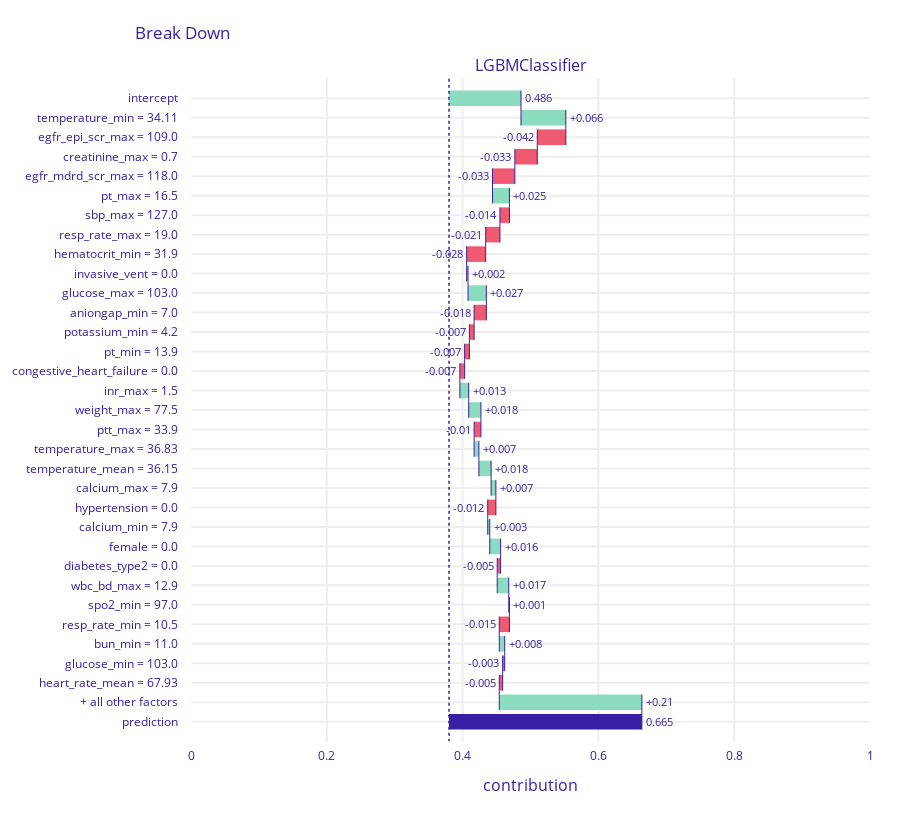
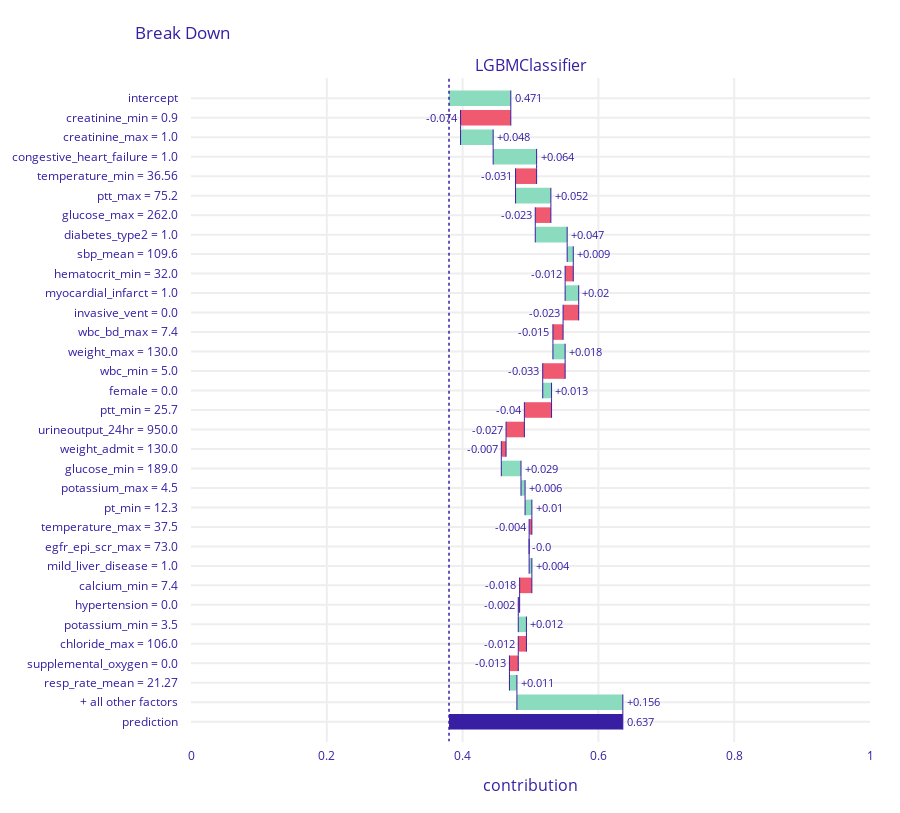
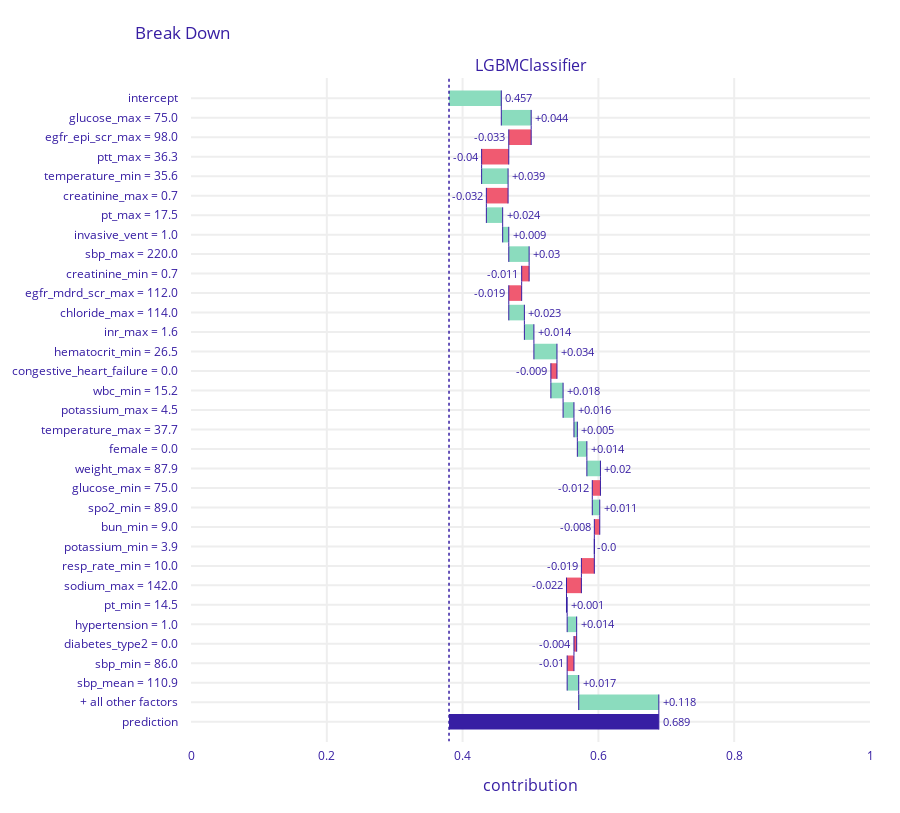
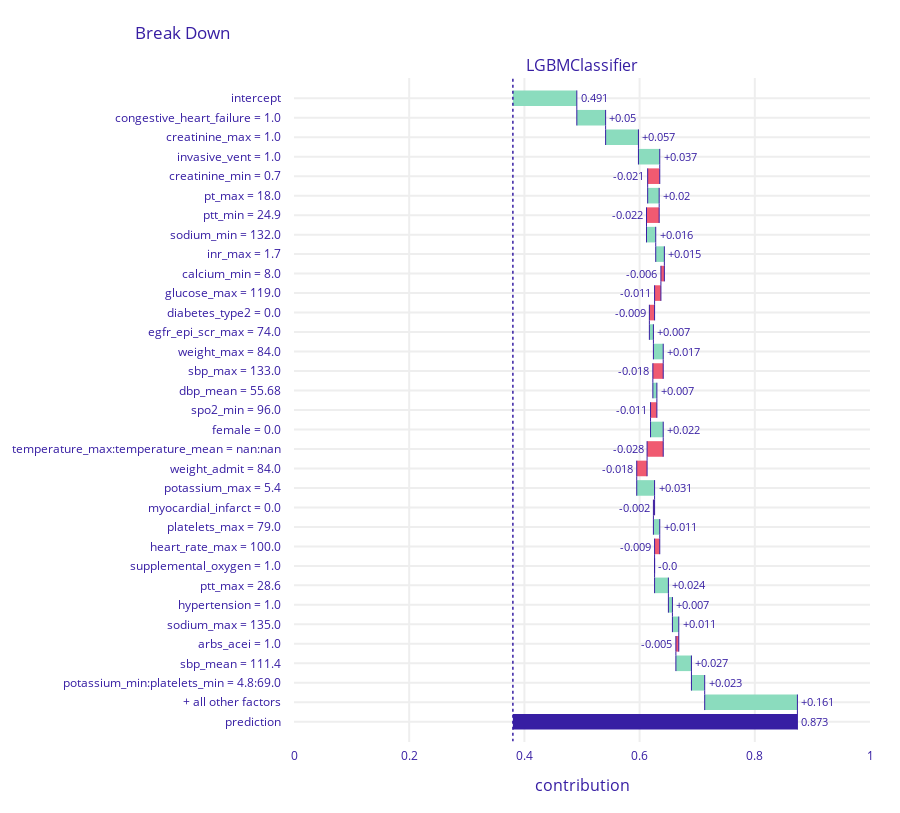

The cell these charts' notebook holds for them, in order:
### Markdown cell above
## Break-down plot using Dalex(the main local XAI in the study)

### Code cell
import random
random.seed(42)
rand_list = random.sample(range(0, df_FP.shape[0]), 10)

clf_threshold = 0.38
import dalex as dx

# error_df = {"df_TN":df_TN, "df_FP":df_FP, "df_TP":df_TP, "df_FN":df_FN}
error_df = {"df_FP":df_FP}

for k,df in error_df.items():
    df_shap = df.drop(['y_pred','y_actual','error_category'], axis=1)

    for row_number in rand_list:
        print("Using DALEX on false positive instance with row number: "+str(row_number))
        exp.predict_parts(df_shap.iloc[[row_number]], N=100).plot(min_max=[0,1], max_vars=30, baseline=clf_threshold)

### Figure 1 — Plotly figure (JSON) as saved in the notebook; plotly's stock layout.template omitted (floating-point values rounded to 4 significant figures)
{"data": [{"base": 0.38, "connector": {"line": {"color": "#371ea3", "dash": "solid", "width": 1}, "mode": "spanning"}, "decreasing": {"marker": {"color": "#f05a71"}}, "hoverinfo": "text+delta", "hoverlabel": {"bgcolor": "rgba(0,0,0,0.8)"}, "hovertext": ["Average response: 0.486<br>Prediction: 0.665", "temperature_min = 34.11<br>increases average response by", "egfr_epi_scr_max = 109.0<br>decreases average response by", "creatinine_max = 0.7<br>decreases average response by", "egfr_mdrd_scr_max = 118.0<br>decreases average response by", "pt_max = 16.5<br>increases average response by", "sbp_max = 127.0<br>decreases average response by", "resp_rate_max = 19.0<br>decreases average response by", "hematocrit_min = 31.9<br>decreases average response by", "invasive_vent = 0.0<br>increases average response by", "glucose_max = 103.0<br>increases average response by", "aniongap_min = 7.0<br>decreases average response by", "potassium_min = 4.2<br>decreases average response by", "pt_min = 13.9<br>decreases average response by", "congestive_heart_failure = 0.0<br>decreases average response by", "inr_max = 1.5<br>increases average response by", "weight_max = 77.5<br>increases average response by", "ptt_max = 33.9<br>decreases average response by", "temperature_max = 36.83<br>increases average response by", "temperature_mean = 36.15<br>increases average response by", "calcium_max = 7.9<br>increases average response by", "hypertension = 0.0<br>decreases average response by", "calcium_min = 7.9<br>increases average response by", "female = 0.0<br>increases average response by", "diabetes_type2 = 0.0<br>decreases average response by", "wbc_bd_max = 12.9<br>increases average response by", "spo2_min = 97.0<br>increases average response by", "resp_rate_min = 10.5<br>decreases average response by", "bun_min = 11.0<br>increases average response by", "glucose_min = 103.0<br>decreases average response by", "heart_rate_mean = 67.93<br>decreases average response by", "+ all other factors<br>increases average response by", "Average response: 0.486<br>Prediction: 0.665"], "increasing": {"marker": {"color": "#8bdcbe"}}, "measure": ["relative", "relative", "relative", "relative", "relative", "relative", "relative", "relative", "relative", "relative", "relative", "relative", "relative", "relative", "relative", "relative", "relative", "relative", "relative", "relative", "relative", "relative", "relative", "relative", "relative", "relative", "relative", "relative", "relative", "relative", "relative", "relative", "total"], "orientation": "h", "showlegend": false, "text": ["0.486", "+0.066", "-0.042", "-0.033", "-0.033", "+0.025", "-0.014", "-0.021", "-0.028", "+0.002", "+0.027", "-0.018", "-0.007", "-0.007", "-0.007", "+0.013", "+0.018", "-0.01", "+0.007", "+0.018", "+0.007", "-0.012", "+0.003", "+0.016", "-0.005", "+0.017", "+0.001", "-0.015", "+0.008", "-0.003", "-0.005", "+0.21", "0.665"], "textposition": "outside", "totals": {"marker": {"color": "#371ea3"}}, "type": "waterfall", "x": [0.106, 0.066, -0.042, -0.033, -0.033, 0.025, -0.014, -0.021, -0.028, 0.002, 0.027, -0.018, -0.007, -0.007, -0.007, 0.013, 0.018, -0.01, 0.007, 0.018, 0.007, -0.012, 0.003, 0.016, -0.005, 0.017, 0.001, -0.015, 0.008, -0.003, -0.005, 0.21, 0.285], "xaxis": "x", "y": ["intercept", "temperature_min = 34.11", "egfr_epi_scr_max = 109.0", "creatinine_max = 0.7", "egfr_mdrd_scr_max = 118.0", "pt_max = 16.5", "sbp_max = 127.0", "resp_rate_max = 19.0", "hematocrit_min = 31.9", "invasive_vent = 0.0", "glucose_max = 103.0", "aniongap_min = 7.0", "potassium_min = 4.2", "pt_min = 13.9", "congestive_heart_failure = 0.0", "inr_max = 1.5", "weight_max = 77.5", "ptt_max = 33.9", "temperature_max = 36.83", "temperature_mean = 36.15", "calcium_max = 7.9", "hypertension = 0.0", "calcium_min = 7.9", "female = 0.0", "diabetes_type2 = 0.0", "wbc_bd_max = 12.9", "spo2_min = 97.0", "resp_rate_min = 10.5", "bun_min = 11.0", "glucose_min = 103.0", "heart_rate_mean = 67.93", "+ all other factors", "prediction"], "yaxis": "y"}], "layout": {"annotations": [{"font": {"size": 16}, "showarrow": false, "text": "LGBMClassifier", "x": 0.5, "xanchor": "center", "xref": "paper", "y": 1, "yanchor": "bottom", "yref": "paper"}, {"font": {"size": 16}, "showarrow": false, "text": "contribution", "x": 0.5, "xanchor": "center", "xref": "paper", "y": 0, "yanchor": "top", "yref": "paper", "yshift": -30}], "font": {"color": "#371ea3"}, "height": 813, "margin": {"b": 71, "r": 30, "t": 78}, "shapes": [{"line": {"color": "#371ea3", "dash": "dot", "width": 1.5}, "type": "line", "x0": 0.38, "x1": 0.38, "xref": "x", "y0": -1, "y1": 33, "yref": "y"}], "title": {"text": "Break Down", "x": 0.15}, "xaxis": {"anchor": "y", "automargin": true, "domain": [0, 1], "fixedrange": true, "gridwidth": 2, "range": [0, 1], "tickcolor": "white", "ticklen": 3, "ticks": "outside", "type": "linear", "zeroline": false}, "yaxis": {"anchor": "x", "automargin": true, "autorange": "reversed", "domain": [0, 1], "fixedrange": true, "gridwidth": 2, "tickcolor": "white", "ticklen": 10, "ticks": "outside", "type": "category"}}}

### Figure 2 — Plotly figure (JSON) as saved in the notebook; plotly's stock layout.template omitted (floating-point values rounded to 4 significant figures)
{"data": [{"base": 0.38, "connector": {"line": {"color": "#371ea3", "dash": "solid", "width": 1}, "mode": "spanning"}, "decreasing": {"marker": {"color": "#f05a71"}}, "hoverinfo": "text+delta", "hoverlabel": {"bgcolor": "rgba(0,0,0,0.8)"}, "hovertext": ["Average response: 0.471<br>Prediction: 0.637", "creatinine_min = 0.9<br>decreases average response by", "creatinine_max = 1.0<br>increases average response by", "congestive_heart_failure = 1.0<br>increases average response by", "temperature_min = 36.56<br>decreases average response by", "ptt_max = 75.2<br>increases average response by", "glucose_max = 262.0<br>decreases average response by", "diabetes_type2 = 1.0<br>increases average response by", "sbp_mean = 109.6<br>increases average response by", "hematocrit_min = 32.0<br>decreases average response by", "myocardial_infarct = 1.0<br>increases average response by", "invasive_vent = 0.0<br>decreases average response by", "wbc_bd_max = 7.4<br>decreases average response by", "weight_max = 130.0<br>increases average response by", "wbc_min = 5.0<br>decreases average response by", "female = 0.0<br>increases average response by", "ptt_min = 25.7<br>decreases average response by", "urineoutput_24hr = 950.0<br>decreases average response by", "weight_admit = 130.0<br>decreases average response by", "glucose_min = 189.0<br>increases average response by", "potassium_max = 4.5<br>increases average response by", "pt_min = 12.3<br>increases average response by", "temperature_max = 37.5<br>decreases average response by", "egfr_epi_scr_max = 73.0<br>decreases average response by", "mild_liver_disease = 1.0<br>increases average response by", "calcium_min = 7.4<br>decreases average response by", "hypertension = 0.0<br>decreases average response by", "potassium_min = 3.5<br>increases average response by", "chloride_max = 106.0<br>decreases average response by", "supplemental_oxygen = 0.0<br>decreases average response by", "resp_rate_mean = 21.27<br>increases average response by", "+ all other factors<br>increases average response by", "Average response: 0.471<br>Prediction: 0.637"], "increasing": {"marker": {"color": "#8bdcbe"}}, "measure": ["relative", "relative", "relative", "relative", "relative", "relative", "relative", "relative", "relative", "relative", "relative", "relative", "relative", "relative", "relative", "relative", "relative", "relative", "relative", "relative", "relative", "relative", "relative", "relative", "relative", "relative", "relative", "relative", "relative", "relative", "relative", "relative", "total"], "orientation": "h", "showlegend": false, "text": ["0.471", "-0.074", "+0.048", "+0.064", "-0.031", "+0.052", "-0.023", "+0.047", "+0.009", "-0.012", "+0.02", "-0.023", "-0.015", "+0.018", "-0.033", "+0.013", "-0.04", "-0.027", "-0.007", "+0.029", "+0.006", "+0.01", "-0.004", "-0.0", "+0.004", "-0.018", "-0.002", "+0.012", "-0.012", "-0.013", "+0.011", "+0.156", "0.637"], "textposition": "outside", "totals": {"marker": {"color": "#371ea3"}}, "type": "waterfall", "x": [0.091, -0.074, 0.048, 0.064, -0.031, 0.052, -0.023, 0.047, 0.009, -0.012, 0.02, -0.023, -0.015, 0.018, -0.033, 0.013, -0.04, -0.027, -0.007, 0.029, 0.006, 0.01, -0.004, 0, 0.004, -0.018, -0.002, 0.012, -0.012, -0.013, 0.011, 0.156, 0.257], "xaxis": "x", "y": ["intercept", "creatinine_min = 0.9", "creatinine_max = 1.0", "congestive_heart_failure = 1.0", "temperature_min = 36.56", "ptt_max = 75.2", "glucose_max = 262.0", "diabetes_type2 = 1.0", "sbp_mean = 109.6", "hematocrit_min = 32.0", "myocardial_infarct = 1.0", "invasive_vent = 0.0", "wbc_bd_max = 7.4", "weight_max = 130.0", "wbc_min = 5.0", "female = 0.0", "ptt_min = 25.7", "urineoutput_24hr = 950.0", "weight_admit = 130.0", "glucose_min = 189.0", "potassium_max = 4.5", "pt_min = 12.3", "temperature_max = 37.5", "egfr_epi_scr_max = 73.0", "mild_liver_disease = 1.0", "calcium_min = 7.4", "hypertension = 0.0", "potassium_min = 3.5", "chloride_max = 106.0", "supplemental_oxygen = 0.0", "resp_rate_mean = 21.27", "+ all other factors", "prediction"], "yaxis": "y"}], "layout": {"annotations": [{"font": {"size": 16}, "showarrow": false, "text": "LGBMClassifier", "x": 0.5, "xanchor": "center", "xref": "paper", "y": 1, "yanchor": "bottom", "yref": "paper"}, {"font": {"size": 16}, "showarrow": false, "text": "contribution", "x": 0.5, "xanchor": "center", "xref": "paper", "y": 0, "yanchor": "top", "yref": "paper", "yshift": -30}], "font": {"color": "#371ea3"}, "height": 813, "margin": {"b": 71, "r": 30, "t": 78}, "shapes": [{"line": {"color": "#371ea3", "dash": "dot", "width": 1.5}, "type": "line", "x0": 0.38, "x1": 0.38, "xref": "x", "y0": -1, "y1": 33, "yref": "y"}], "title": {"text": "Break Down", "x": 0.15}, "xaxis": {"anchor": "y", "automargin": true, "domain": [0, 1], "fixedrange": true, "gridwidth": 2, "range": [0, 1], "tickcolor": "white", "ticklen": 3, "ticks": "outside", "type": "linear", "zeroline": false}, "yaxis": {"anchor": "x", "automargin": true, "autorange": "reversed", "domain": [0, 1], "fixedrange": true, "gridwidth": 2, "tickcolor": "white", "ticklen": 10, "ticks": "outside", "type": "category"}}}

### Figure 3 — Plotly figure (JSON) as saved in the notebook; plotly's stock layout.template omitted (floating-point values rounded to 4 significant figures)
{"data": [{"base": 0.38, "connector": {"line": {"color": "#371ea3", "dash": "solid", "width": 1}, "mode": "spanning"}, "decreasing": {"marker": {"color": "#f05a71"}}, "hoverinfo": "text+delta", "hoverlabel": {"bgcolor": "rgba(0,0,0,0.8)"}, "hovertext": ["Average response: 0.457<br>Prediction: 0.689", "glucose_max = 75.0<br>increases average response by", "egfr_epi_scr_max = 98.0<br>decreases average response by", "ptt_max = 36.3<br>decreases average response by", "temperature_min = 35.6<br>increases average response by", "creatinine_max = 0.7<br>decreases average response by", "pt_max = 17.5<br>increases average response by", "invasive_vent = 1.0<br>increases average response by", "sbp_max = 220.0<br>increases average response by", "creatinine_min = 0.7<br>decreases average response by", "egfr_mdrd_scr_max = 112.0<br>decreases average response by", "chloride_max = 114.0<br>increases average response by", "inr_max = 1.6<br>increases average response by", "hematocrit_min = 26.5<br>increases average response by", "congestive_heart_failure = 0.0<br>decreases average response by", "wbc_min = 15.2<br>increases average response by", "potassium_max = 4.5<br>increases average response by", "temperature_max = 37.7<br>increases average response by", "female = 0.0<br>increases average response by", "weight_max = 87.9<br>increases average response by", "glucose_min = 75.0<br>decreases average response by", "spo2_min = 89.0<br>increases average response by", "bun_min = 9.0<br>decreases average response by", "potassium_min = 3.9<br>decreases average response by", "resp_rate_min = 10.0<br>decreases average response by", "sodium_max = 142.0<br>decreases average response by", "pt_min = 14.5<br>increases average response by", "hypertension = 1.0<br>increases average response by", "diabetes_type2 = 0.0<br>decreases average response by", "sbp_min = 86.0<br>decreases average response by", "sbp_mean = 110.9<br>increases average response by", "+ all other factors<br>increases average response by", "Average response: 0.457<br>Prediction: 0.689"], "increasing": {"marker": {"color": "#8bdcbe"}}, "measure": ["relative", "relative", "relative", "relative", "relative", "relative", "relative", "relative", "relative", "relative", "relative", "relative", "relative", "relative", "relative", "relative", "relative", "relative", "relative", "relative", "relative", "relative", "relative", "relative", "relative", "relative", "relative", "relative", "relative", "relative", "relative", "relative", "total"], "orientation": "h", "showlegend": false, "text": ["0.457", "+0.044", "-0.033", "-0.04", "+0.039", "-0.032", "+0.024", "+0.009", "+0.03", "-0.011", "-0.019", "+0.023", "+0.014", "+0.034", "-0.009", "+0.018", "+0.016", "+0.005", "+0.014", "+0.02", "-0.012", "+0.011", "-0.008", "-0.0", "-0.019", "-0.022", "+0.001", "+0.014", "-0.004", "-0.01", "+0.017", "+0.118", "0.689"], "textposition": "outside", "totals": {"marker": {"color": "#371ea3"}}, "type": "waterfall", "x": [0.077, 0.044, -0.033, -0.04, 0.039, -0.032, 0.024, 0.009, 0.03, -0.011, -0.019, 0.023, 0.014, 0.034, -0.009, 0.018, 0.016, 0.005, 0.014, 0.02, -0.012, 0.011, -0.008, 0, -0.019, -0.022, 0.001, 0.014, -0.004, -0.01, 0.017, 0.118, 0.309], "xaxis": "x", "y": ["intercept", "glucose_max = 75.0", "egfr_epi_scr_max = 98.0", "ptt_max = 36.3", "temperature_min = 35.6", "creatinine_max = 0.7", "pt_max = 17.5", "invasive_vent = 1.0", "sbp_max = 220.0", "creatinine_min = 0.7", "egfr_mdrd_scr_max = 112.0", "chloride_max = 114.0", "inr_max = 1.6", "hematocrit_min = 26.5", "congestive_heart_failure = 0.0", "wbc_min = 15.2", "potassium_max = 4.5", "temperature_max = 37.7", "female = 0.0", "weight_max = 87.9", "glucose_min = 75.0", "spo2_min = 89.0", "bun_min = 9.0", "potassium_min = 3.9", "resp_rate_min = 10.0", "sodium_max = 142.0", "pt_min = 14.5", "hypertension = 1.0", "diabetes_type2 = 0.0", "sbp_min = 86.0", "sbp_mean = 110.9", "+ all other factors", "prediction"], "yaxis": "y"}], "layout": {"annotations": [{"font": {"size": 16}, "showarrow": false, "text": "LGBMClassifier", "x": 0.5, "xanchor": "center", "xref": "paper", "y": 1, "yanchor": "bottom", "yref": "paper"}, {"font": {"size": 16}, "showarrow": false, "text": "contribution", "x": 0.5, "xanchor": "center", "xref": "paper", "y": 0, "yanchor": "top", "yref": "paper", "yshift": -30}], "font": {"color": "#371ea3"}, "height": 813, "margin": {"b": 71, "r": 30, "t": 78}, "shapes": [{"line": {"color": "#371ea3", "dash": "dot", "width": 1.5}, "type": "line", "x0": 0.38, "x1": 0.38, "xref": "x", "y0": -1, "y1": 33, "yref": "y"}], "title": {"text": "Break Down", "x": 0.15}, "xaxis": {"anchor": "y", "automargin": true, "domain": [0, 1], "fixedrange": true, "gridwidth": 2, "range": [0, 1], "tickcolor": "white", "ticklen": 3, "ticks": "outside", "type": "linear", "zeroline": false}, "yaxis": {"anchor": "x", "automargin": true, "autorange": "reversed", "domain": [0, 1], "fixedrange": true, "gridwidth": 2, "tickcolor": "white", "ticklen": 10, "ticks": "outside", "type": "category"}}}

### Figure 4 — Plotly figure (JSON) as saved in the notebook; plotly's stock layout.template omitted (floating-point values rounded to 4 significant figures)
{"data": [{"base": 0.38, "connector": {"line": {"color": "#371ea3", "dash": "solid", "width": 1}, "mode": "spanning"}, "decreasing": {"marker": {"color": "#f05a71"}}, "hoverinfo": "text+delta", "hoverlabel": {"bgcolor": "rgba(0,0,0,0.8)"}, "hovertext": ["Average response: 0.491<br>Prediction: 0.873", "congestive_heart_failure = 1.0<br>increases average response by", "creatinine_max = 1.0<br>increases average response by", "invasive_vent = 1.0<br>increases average response by", "creatinine_min = 0.7<br>decreases average response by", "pt_max = 18.0<br>increases average response by", "ptt_min = 24.9<br>decreases average response by", "sodium_min = 132.0<br>increases average response by", "inr_max = 1.7<br>increases average response by", "calcium_min = 8.0<br>decreases average response by", "glucose_max = 119.0<br>decreases average response by", "diabetes_type2 = 0.0<br>decreases average response by", "egfr_epi_scr_max = 74.0<br>increases average response by", "weight_max = 84.0<br>increases average response by", "sbp_max = 133.0<br>decreases average response by", "dbp_mean = 55.68<br>increases average response by", "spo2_min = 96.0<br>decreases average response by", "female = 0.0<br>increases average response by", "temperature_max:temperature_mean = nan:nan<br>decreases average response by", "weight_admit = 84.0<br>decreases average response by", "potassium_max = 5.4<br>increases average response by", "myocardial_infarct = 0.0<br>decreases average response by", "platelets_max = 79.0<br>increases average response by", "heart_rate_max = 100.0<br>decreases average response by", "supplemental_oxygen = 1.0<br>decreases average response by", "ptt_max = 28.6<br>increases average response by", "hypertension = 1.0<br>increases average response by", "sodium_max = 135.0<br>increases average response by", "arbs_acei = 1.0<br>decreases average response by", "sbp_mean = 111.4<br>increases average response by", "potassium_min:platelets_min = 4.8:69.0<br>increases average response by", "+ all other factors<br>increases average response by", "Average response: 0.491<br>Prediction: 0.873"], "increasing": {"marker": {"color": "#8bdcbe"}}, "measure": ["relative", "relative", "relative", "relative", "relative", "relative", "relative", "relative", "relative", "relative", "relative", "relative", "relative", "relative", "relative", "relative", "relative", "relative", "relative", "relative", "relative", "relative", "relative", "relative", "relative", "relative", "relative", "relative", "relative", "relative", "relative", "relative", "total"], "orientation": "h", "showlegend": false, "text": ["0.491", "+0.05", "+0.057", "+0.037", "-0.021", "+0.02", "-0.022", "+0.016", "+0.015", "-0.006", "-0.011", "-0.009", "+0.007", "+0.017", "-0.018", "+0.007", "-0.011", "+0.022", "-0.028", "-0.018", "+0.031", "-0.002", "+0.011", "-0.009", "-0.0", "+0.024", "+0.007", "+0.011", "-0.005", "+0.027", "+0.023", "+0.161", "0.873"], "textposition": "outside", "totals": {"marker": {"color": "#371ea3"}}, "type": "waterfall", "x": [0.111, 0.05, 0.057, 0.037, -0.021, 0.02, -0.022, 0.016, 0.015, -0.006, -0.011, -0.009, 0.007, 0.017, -0.018, 0.007, -0.011, 0.022, -0.028, -0.018, 0.031, -0.002, 0.011, -0.009, 0, 0.024, 0.007, 0.011, -0.005, 0.027, 0.023, 0.161, 0.493], "xaxis": "x", "y": ["intercept", "congestive_heart_failure = 1.0", "creatinine_max = 1.0", "invasive_vent = 1.0", "creatinine_min = 0.7", "pt_max = 18.0", "ptt_min = 24.9", "sodium_min = 132.0", "inr_max = 1.7", "calcium_min = 8.0", "glucose_max = 119.0", "diabetes_type2 = 0.0", "egfr_epi_scr_max = 74.0", "weight_max = 84.0", "sbp_max = 133.0", "dbp_mean = 55.68", "spo2_min = 96.0", "female = 0.0", "temperature_max:temperature_mean = nan:nan", "weight_admit = 84.0", "potassium_max = 5.4", "myocardial_infarct = 0.0", "platelets_max = 79.0", "heart_rate_max = 100.0", "supplemental_oxygen = 1.0", "ptt_max = 28.6", "hypertension = 1.0", "sodium_max = 135.0", "arbs_acei = 1.0", "sbp_mean = 111.4", "potassium_min:platelets_min = 4.8:69.0", "+ all other factors", "prediction"], "yaxis": "y"}], "layout": {"annotations": [{"font": {"size": 16}, "showarrow": false, "text": "LGBMClassifier", "x": 0.5, "xanchor": "center", "xref": "paper", "y": 1, "yanchor": "bottom", "yref": "paper"}, {"font": {"size": 16}, "showarrow": false, "text": "contribution", "x": 0.5, "xanchor": "center", "xref": "paper", "y": 0, "yanchor": "top", "yref": "paper", "yshift": -30}], "font": {"color": "#371ea3"}, "height": 813, "margin": {"b": 71, "r": 30, "t": 78}, "shapes": [{"line": {"color": "#371ea3", "dash": "dot", "width": 1.5}, "type": "line", "x0": 0.38, "x1": 0.38, "xref": "x", "y0": -1, "y1": 33, "yref": "y"}], "title": {"text": "Break Down", "x": 0.15}, "xaxis": {"anchor": "y", "automargin": true, "domain": [0, 1], "fixedrange": true, "gridwidth": 2, "range": [0, 1], "tickcolor": "white", "ticklen": 3, "ticks": "outside", "type": "linear", "zeroline": false}, "yaxis": {"anchor": "x", "automargin": true, "autorange": "reversed", "domain": [0, 1], "fixedrange": true, "gridwidth": 2, "tickcolor": "white", "ticklen": 10, "ticks": "outside", "type": "category"}}}
